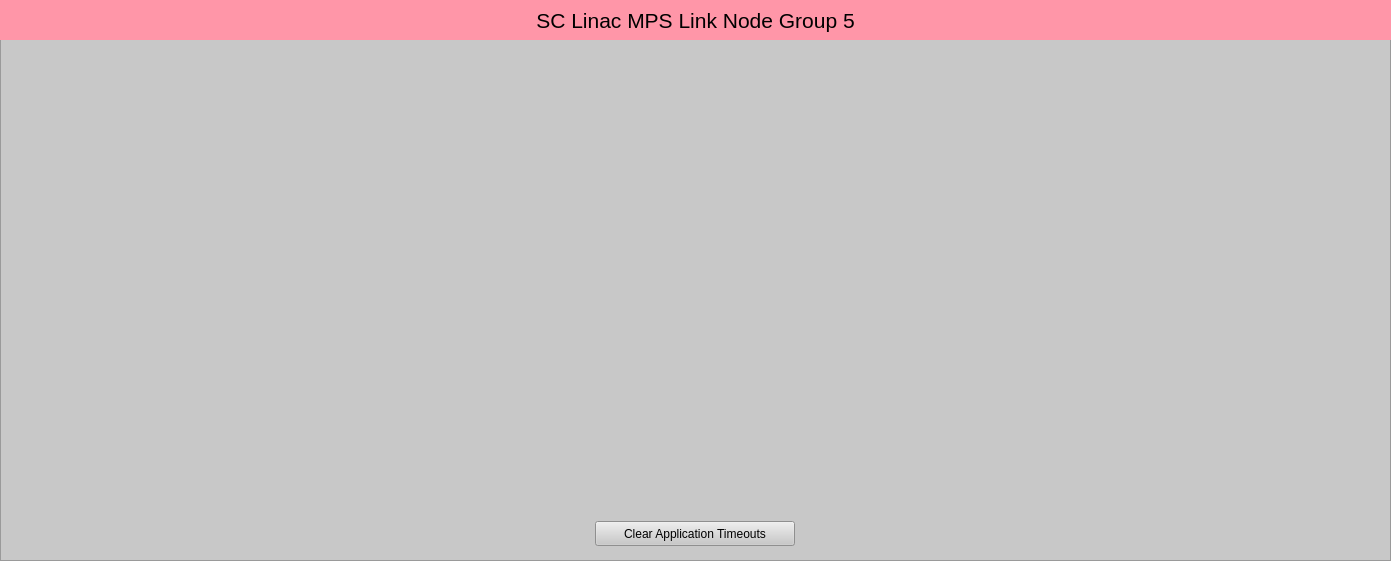
<?xml version="1.0" encoding="UTF-8"?>
<ui version="4.0">
 <class>Form</class>
 <widget class="QWidget" name="Form">
  <property name="geometry">
   <rect>
    <x>0</x>
    <y>0</y>
    <width>1391</width>
    <height>561</height>
   </rect>
  </property>
  <property name="windowTitle">
   <string>SC Linac MPS Link Node Group 5</string>
  </property>
  <widget class="QFrame" name="frame">
   <property name="geometry">
    <rect>
     <x>0</x>
     <y>0</y>
     <width>1391</width>
     <height>561</height>
    </rect>
   </property>
   <property name="styleSheet">
    <string notr="true">background-color: rgb(200, 200, 200);</string>
   </property>
   <property name="frameShape">
    <enum>QFrame::StyledPanel</enum>
   </property>
   <property name="frameShadow">
    <enum>QFrame::Raised</enum>
   </property>
   <widget class="QLabel" name="label">
    <property name="geometry">
     <rect>
      <x>0</x>
      <y>0</y>
      <width>1391</width>
      <height>40</height>
     </rect>
    </property>
    <property name="font">
     <font>
      <pointsize>16</pointsize>
     </font>
    </property>
    <property name="styleSheet">
     <string notr="true">background-color: rgb(255, 150, 168);</string>
    </property>
    <property name="text">
     <string>SC Linac MPS Link Node Group 5</string>
    </property>
    <property name="alignment">
     <set>Qt::AlignCenter</set>
    </property>
   </widget>
   <widget class="PyDMEmbeddedDisplay" name="PyDMEmbeddedDisplay">
    <property name="geometry">
     <rect>
      <x>696</x>
      <y>280</y>
      <width>457</width>
      <height>230</height>
     </rect>
    </property>
    <property name="toolTip">
     <string/>
    </property>
    <property name="macros" stdset="0">
     <string>{"P":"MPLN:L3B:MP02:1","CN":"SIOC:SYS0:MP01","AID":"0","SLOT_FILE":"LinkNode68_slot.ui","P_IN":"SIOC:SYS0:MP01","PGP":"5","LN":"68","TYPE":"REM","LOCA":"L3B","IOC_UNIT":"MP02","INST":"1","VIS":"1","P_IN2":"SIOC:SYS0:MP01","TEXT":"CN B005"}</string>
    </property>
    <property name="filename" stdset="0">
     <string>$PYDM/mps/mps_crate_link.ui</string>
    </property>
   </widget>
   <widget class="PyDMEmbeddedDisplay" name="PyDMEmbeddedDisplay">
    <property name="geometry">
     <rect>
      <x>239</x>
      <y>280</y>
      <width>457</width>
      <height>230</height>
     </rect>
    </property>
    <property name="toolTip">
     <string/>
    </property>
    <property name="macros" stdset="0">
     <string>{"P":"MPLN:L3B:MP06:1","CN":"SIOC:SYS0:MP01","AID":"0","SLOT_FILE":"LinkNode97_slot.ui","P_IN":"MPLN:L3B:MP02:1","PGP":"0","LN":"97","TYPE":"LOC","LOCA":"L3B","IOC_UNIT":"MP06","INST":"1","VIS":"0","P_IN2":"MPLN:L3B:MP02:1","TEXT":"LN Rx"}</string>
    </property>
    <property name="filename" stdset="0">
     <string>$PYDM/mps/mps_crate_link.ui</string>
    </property>
   </widget>
   <widget class="PyDMEmbeddedDisplay" name="PyDMEmbeddedDisplay">
    <property name="geometry">
     <rect>
      <x>924</x>
      <y>50</y>
      <width>457</width>
      <height>230</height>
     </rect>
    </property>
    <property name="toolTip">
     <string/>
    </property>
    <property name="macros" stdset="0">
     <string>{"P":"MPLN:L3B:MP01:1","CN":"SIOC:SYS0:MP01","AID":"0","SLOT_FILE":"LinkNode67_slot.ui","P_IN":"MPLN:L3B:MP06:1","PGP":"0","LN":"67","TYPE":"LOC","LOCA":"L3B","IOC_UNIT":"MP01","INST":"1","VIS":"0","P_IN2":"MPLN:L3B:MP06:1","TEXT":"LN Rx"}</string>
    </property>
    <property name="filename" stdset="0">
     <string>$PYDM/mps/mps_crate_link.ui</string>
    </property>
   </widget>
   <widget class="PyDMEmbeddedDisplay" name="PyDMEmbeddedDisplay">
    <property name="geometry">
     <rect>
      <x>467</x>
      <y>50</y>
      <width>457</width>
      <height>230</height>
     </rect>
    </property>
    <property name="toolTip">
     <string/>
    </property>
    <property name="macros" stdset="0">
     <string>{"P":"MPLN:BC2B:MP03:1","CN":"SIOC:SYS0:MP01","AID":"0","SLOT_FILE":"LinkNode66_slot.ui","P_IN":"MPLN:L3B:MP01:1","PGP":"0","LN":"66","TYPE":"LOC","LOCA":"BC2B","IOC_UNIT":"MP03","INST":"1","VIS":"0","P_IN2":"MPLN:L3B:MP01:1","TEXT":"LN Rx"}</string>
    </property>
    <property name="filename" stdset="0">
     <string>$PYDM/mps/mps_crate_link.ui</string>
    </property>
   </widget>
   <widget class="PyDMEmbeddedDisplay" name="PyDMEmbeddedDisplay">
    <property name="geometry">
     <rect>
      <x>10</x>
      <y>50</y>
      <width>457</width>
      <height>230</height>
     </rect>
    </property>
    <property name="toolTip">
     <string/>
    </property>
    <property name="macros" stdset="0">
     <string>{"P":"MPLN:BC2B:MP02:1","CN":"SIOC:SYS0:MP01","AID":"0","SLOT_FILE":"LinkNode65_slot.ui","P_IN":"MPLN:BC2B:MP03:1","PGP":"0","LN":"65","TYPE":"LOC","LOCA":"BC2B","IOC_UNIT":"MP02","INST":"1","VIS":"0","P_IN2":"MPLN:BC2B:MP03:1","TEXT":"LN Rx"}</string>
    </property>
    <property name="filename" stdset="0">
     <string>$PYDM/mps/mps_crate_link.ui</string>
    </property>
   </widget>
   <widget class="PyDMDrawingImage" name="PyDMDrawingImage">
    <property name="geometry">
     <rect>
      <x>10</x>
      <y>509</y>
      <width>250</width>
      <height>50</height>
     </rect>
    </property>
    <property name="toolTip">
     <string/>
    </property>
    <property name="styleSheet">
     <string notr="true">background-color: rgb(200, 200, 200);</string>
    </property>
    <property name="filename" stdset="0">
     <string>$PYDM/mps/lcls_mps_lockup_sidebyside_digital.png</string>
    </property>
   </widget>
   <widget class="PyDMPushButton" name="PyDMPushButton">
    <property name="geometry">
     <rect>
      <x>595</x>
      <y>521</y>
      <width>200</width>
      <height>25</height>
     </rect>
    </property>
    <property name="toolTip">
     <string/>
    </property>
    <property name="text">
     <string>Clear Application Timeouts</string>
    </property>
    <property name="channel" stdset="0">
     <string>ca://SIOC:SYS0:MP01:TO_ERR_CLR</string>
    </property>
    <property name="pressValue" stdset="0">
     <string>1</string>
    </property>
    <property name="releaseValue" stdset="0">
     <string>0</string>
    </property>
   </widget>
  </widget>
 </widget>
 <customwidgets>
  <customwidget>
   <class>PyDMEmbeddedDisplay</class>
   <extends>QFrame</extends>
   <header>pydm.widgets.embedded_display</header>
  </customwidget>
  <customwidget>
   <class>PyDMPushButton</class>
   <extends>QPushButton</extends>
   <header>pydm.widgets.pushbutton</header>
  </customwidget>
  <customwidget>
   <class>PyDMDrawingImage</class>
   <extends>QWidget</extends>
   <header>pydm.widgets.drawing</header>
  </customwidget>
 </customwidgets>
 <resources/>
 <connections/>
</ui>
